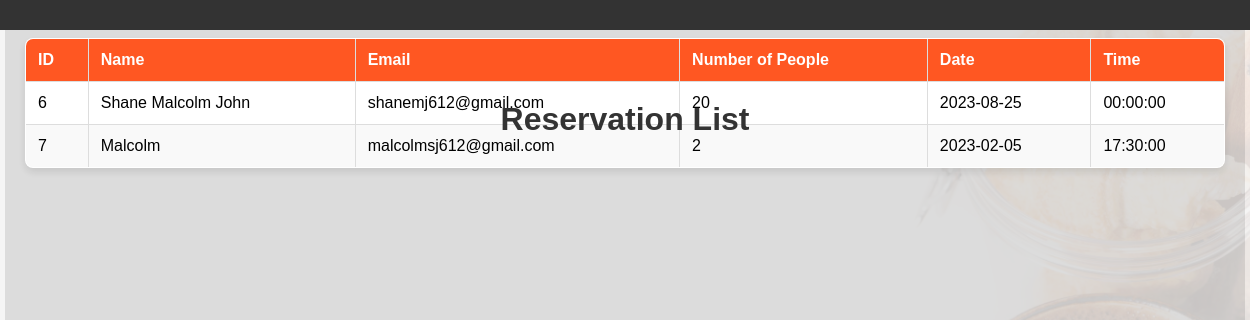
The page /view_reservation.php on the database its author committed.
### tables this page shows
CREATE TABLE `reservation_form` (
  `id` int(255) NOT NULL,
  `name` varchar(255) NOT NULL,
  `email` varchar(255) NOT NULL,
  `people` int(11) NOT NULL,
  `date` date NOT NULL,
  `time` time NOT NULL
);

### view_reservation.php (the view, shortened to what this page needs)
<?php
$servername = "localhost";
$username = "root";
$password = "";
$dbname = "user_db";
$conn = new mysqli($servername, $username, $password, $dbname);
$sql = "SELECT * FROM reservation_form";
$result = $conn->query($sql);
?>
<!doctype html>
<html>
<head>
  <link rel="stylesheet" href="./css/Res2style.css">
</head>
<body>
  <header class="header">
  </header>
  <div class="container">
    <h1>Reservation List</h1>
    <?php if ($result->num_rows > 0): ?>
        <table border="1">
            <thead>
                <tr>
                    <th>ID</th>
                    <th>Name</th>
                    <th>Email</th>
                    <th>Number of People</th>
                    <th>Date</th>
                    <th>Time</th>
                </tr>
            </thead>
            <tbody>
                <?php while($row = $result->fetch_assoc()): ?>
                    <tr>
                        <td><?php echo htmlspecialchars($row['id']); ?></td>
                        <td><?php echo htmlspecialchars($row['name']); ?></td>
                        <td><?php echo htmlspecialchars($row['email']); ?></td>
                        <td><?php echo htmlspecialchars($row['people']); ?></td>
                        <td><?php echo htmlspecialchars($row['date']); ?></td>
                        <td><?php echo htmlspecialchars($row['time']); ?></td>
                    </tr>
                <?php endwhile; ?>
            </tbody>
        </table>
    <?php else: ?>
        <p>No reservations found.</p>
    <?php endif; ?>
  </div>
</body>
</html>

### Res2style.css (style rules this page uses)
body { margin: 0; font-family: Arial, sans-serif; }
.header { color: #fff; padding: 0 20px; position: fixed; top: 0; left: 0; width: 100%; z-index: 1; background-color: rgba(0, 0, 0, 0.7); }
.container { height: calc(100vh - 40px); width: 100%; margin-top: 0; margin-bottom: 0; background-color: rgba(0, 0, 0, 0.1); position: relative; overflow: auto; padding: 20px; }
.container::before { content: ""; display: block; position: fixed; top: 0; right: 0; bottom: 0; left: 0; background-image: url("../img/Index_Wallpaper.jpg"); background-size: cover; background-position: center; opacity: 0.1; pointer-events: none; z-index: -1; }
h1 { color: #333; text-align: center; margin-bottom: 20px; }
table { width: 100%; border-collapse: collapse; margin: 20px 0; }
table, th, td { border: 1px solid #ddd; }
th, td { padding: 10px; text-align: left; }
th { background-color: #f4f4f4; }
tr:nth-child(even) { background-color: #f9f9f9; }

### view_reservation.php (style rules this page uses)
body { margin: 0; font-family: Arial, sans-serif; background-color: #f4f4f4; }
.header { background-color: #333; color: #fff; padding: 15px 20px; position: fixed; top: 0; left: 0; width: 100%; z-index: 1000; }
.container { padding: 80px 20px 20px; max-width: 1200px; margin: 0 auto; }
h1 { font-size: 2rem; color: #333; margin-bottom: -100px; text-align: center; }
table { width: 100%; border-collapse: collapse; margin: 0 auto; background-color: #fff; border-radius: 8px; overflow: hidden; box-shadow: 0 4px 8px rgba(0, 0, 0, 0.1); }
th, td { padding: 12px; text-align: left; border-bottom: 1px solid #ddd; }
th { background-color: #FF5722; color: #fff; }
tr:nth-child(even) { background-color: #f9f9f9; }

### rows shown on the page
reservation_form: id "6", name "Shane Malcolm John", email "shanemj612@gmail.com", people "20", date "2023-08-25", time "00:00:00"
reservation_form: id "7", name "Malcolm", email "malcolmsj612@gmail.com", people "2", date "2023-02-05", time "17:30:00"
